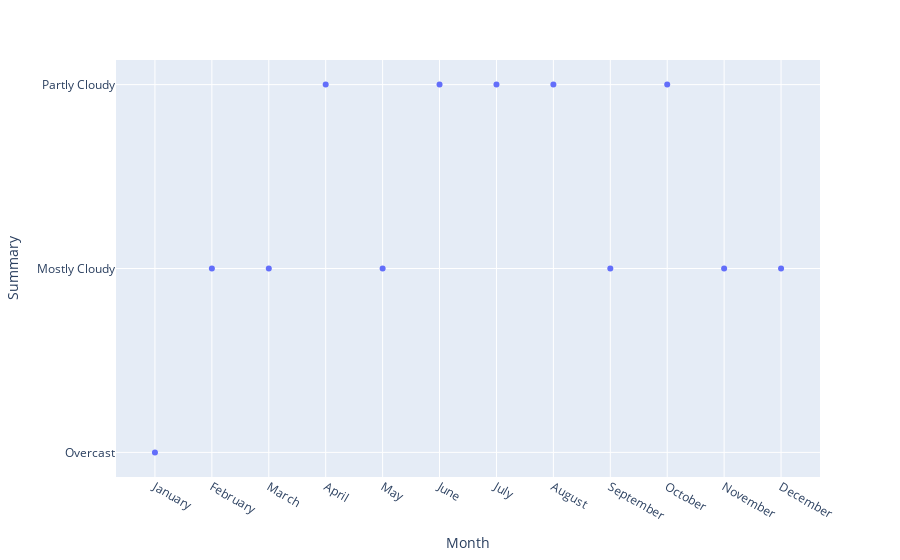

Write notebook code for a chart like this one.
### Code cell
fig.show()

### Figure 1 — Plotly figure (JSON) as saved in the notebook; plotly's stock layout.template omitted (floating-point values rounded to 4 significant figures)
{"data": [{"hovertemplate": "Month=%{x}<br>Summary=%{y}<extra></extra>", "legendgroup": "", "marker": {"color": "#636efa", "symbol": "circle"}, "mode": "markers", "name": "", "orientation": "v", "showlegend": false, "type": "scatter", "x": ["January", "February", "March", "April", "May", "June", "July", "August", "September", "October", "November", "December"], "xaxis": "x", "y": ["Overcast", "Mostly Cloudy", "Mostly Cloudy", "Partly Cloudy", "Mostly Cloudy", "Partly Cloudy", "Partly Cloudy", "Partly Cloudy", "Mostly Cloudy", "Partly Cloudy", "Mostly Cloudy", "Mostly Cloudy"], "yaxis": "y"}], "layout": {"legend": {"tracegroupgap": 0}, "margin": {"t": 60}, "xaxis": {"anchor": "y", "domain": [0, 1], "title": {"text": "Month"}}, "yaxis": {"anchor": "x", "domain": [0, 1], "title": {"text": "Summary"}}}}
